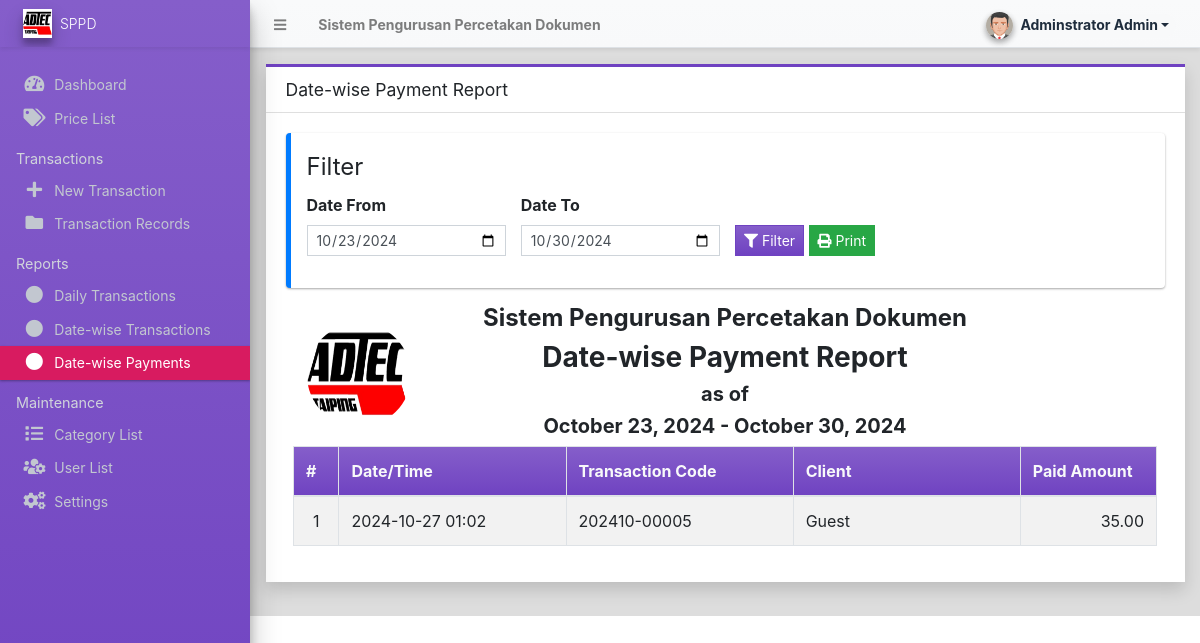
Page /admin/?page=reports/date_wise_payment (signed in) on the earlier database version.
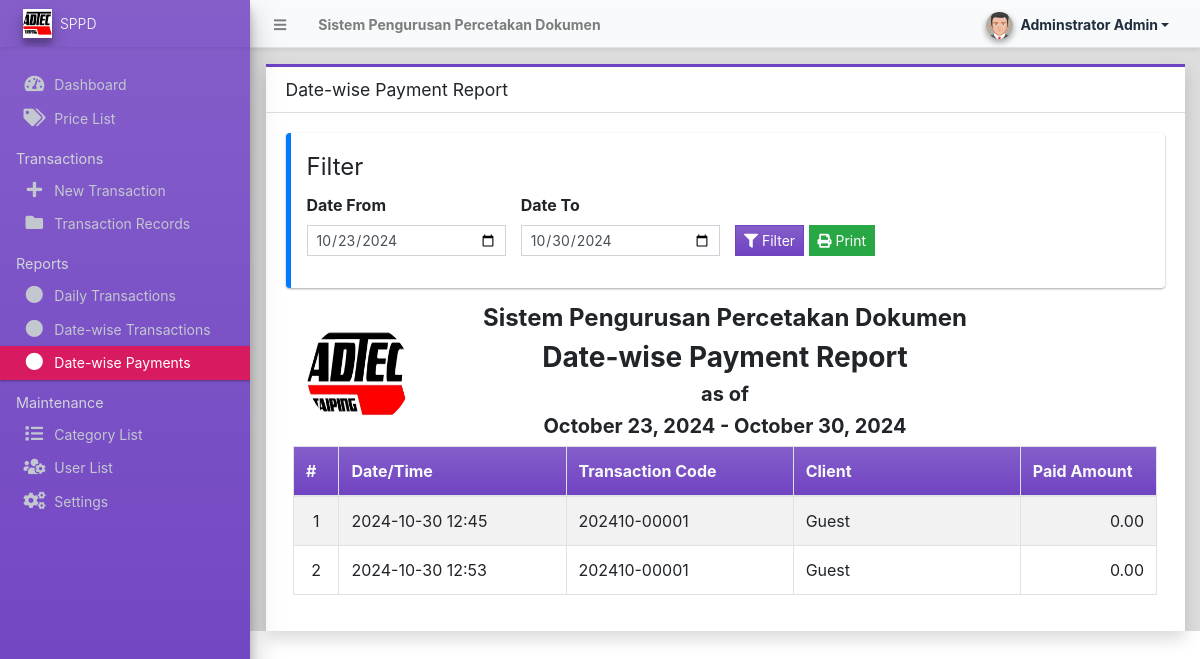
Same page on the later database version.
### tables this page shows
CREATE TABLE IF NOT EXISTS `payment_history` (
  `id` int NOT NULL AUTO_INCREMENT,
  `transaction_id` int NOT NULL,
  `amount` float NOT NULL DEFAULT '0',
  `method` varchar(50) DEFAULT NULL,
  `date_created` datetime NOT NULL DEFAULT CURRENT_TIMESTAMP,
  `date_updated` datetime DEFAULT NULL ON UPDATE CURRENT_TIMESTAMP,
  PRIMARY KEY (`id`),
  KEY `transaction_id` (`transaction_id`)
);

CREATE TABLE IF NOT EXISTS `transaction_list` (
  `id` int NOT NULL AUTO_INCREMENT,
  `code` varchar(100) NOT NULL,
  `user_id` int DEFAULT NULL,
  `client_name` text NOT NULL,
  `client_contact` text NOT NULL,
  `client_address` text NOT NULL,
  `total_amount` float NOT NULL DEFAULT '0',
  `paid_amount` float NOT NULL DEFAULT '0',
  `balance` float NOT NULL DEFAULT '0',
  `payment_status` tinyint(1) NOT NULL DEFAULT '0' COMMENT '0=Unpaid, 1=partially paid, 2= paid',
  `status` tinyint(1) NOT NULL DEFAULT '0' COMMENT '0=pending, 1= On-process, 2= done',
  `date_created` datetime NOT NULL DEFAULT CURRENT_TIMESTAMP,
  `date_updated` datetime DEFAULT NULL ON UPDATE CURRENT_TIMESTAMP,
  PRIMARY KEY (`id`)
);

### config.php (called while the page is built, shortened)
<?php
require_once('classes/DBConnection.php');
require_once('classes/SystemSettings.php');
function validate_image($file){
	if(!empty($file)){
        $ex = explode('?',$file);
        $file = $ex[0];
        $param =  isset($ex[1]) ? '?'.$ex[1]  : '';
		if(is_file(base_app.$file)){
			return base_url.$file.$param;
		}else{
			return base_url.'dist/img/no-image-available.png';
		}
	}else{
		return base_url.'dist/img/no-image-available.png';
	}
}
function isMobileDevice(){
    $aMobileUA = array(
        '/iphone/i' => 'iPhone',
        '/ipod/i' => 'iPod',
        '/ipad/i' => 'iPad',
        '/android/i' => 'Android',
        '/blackberry/i' => 'BlackBerry',
        '/webos/i' => 'Mobile'
    );
    return false;
}
?>

### classes/DBConnection.php (called while the page is built, shortened)
<?php
class DBConnection{
    private $host = DB_SERVER;
    private $username = DB_USERNAME;
    private $password = DB_PASSWORD;
    private $database = DB_NAME;
    public $conn;
    public function __construct(){
        if (!isset($this->conn)) {
            $this->conn = new mysqli($this->host, $this->username, $this->password, $this->database);
        }
    }
}
?>

### classes/SystemSettings.php (called while the page is built, shortened)
<?php
class SystemSettings extends DBConnection{
	function userdata($field = ''){
		if(!empty($field)){
			if(isset($_SESSION['userdata'][$field]))
				return $_SESSION['userdata'][$field];
			else
				return null;
		}else{
			return false;
		}
	}
	function info($field=''){
		if(!empty($field)){
			if(isset($_SESSION['system_info'][$field]))
				return $_SESSION['system_info'][$field];
			else
				return false;
		}else{
			return false;
		}
	}
}
$_settings = new SystemSettings();
?>

### admin/reports/date_wise_payment.php (the view, shortened to what this page needs)
<?php
$from = isset($_GET['from']) ? $_GET['from'] : date("Y-m-d",strtotime(date("Y-m-d")." -1 week"));
$to = isset($_GET['to']) ? $_GET['to'] : date("Y-m-d",strtotime(date("Y-m-d")));
?>
<div class="card card-outline card-purple rounded-0 shadow">
	<div class="card-header">
		<h3 class="card-title">Date-wise Payment Report</h3>
	</div>
	<div class="card-body">
		<div class="callout border-primary">
			<fieldset>
				<legend>Filter</legend>
					<form action="" id="filter">
						<div class="row align-items-end">
							<div class="form-group col-md-3">
								<label for="from" class="control-label">Date From</label>
                                <input type="date" name="from" id="from" value="<?= $from ?>" class="form-control form-control-sm rounded-0">
							</div>
							<div class="form-group col-md-3">
								<label for="to" class="control-label">Date To</label>
                                <input type="date" name="to" id="to" value="<?= $to ?>" class="form-control form-control-sm rounded-0">
							</div>
							<div class="form-group col-md-4">
                                <button class="btn btn-primary btn-flat btn-sm"><i class="fa fa-filter"></i> Filter</button>
			                    <button class="btn btn-sm btn-flat btn-success" type="button" id="print"><i class="fa fa-print"></i> Print</button>
							</div>
						</div>
					</form>
			</fieldset>
		</div>
		<div id="outprint">
        <div class="container-fluid">
			<div class="row">
				<div class="col-2 d-flex justify-content-center align-items-center">
					<img src="<?= validate_image($_settings->info('logo')) ?>" class="img-circle" id="sys_logo" alt="System Logo">
				</div>
				<div class="col-8">
					<h4 class="text-center"><b><?= $_settings->info('name') ?></b></h4>
					<h3 class="text-center"><b>Date-wise Payment Report</b></h3>
					<h5 class="text-center"><b>as of</b></h5>
					<h5 class="text-center"><b><?= date("F d, Y", strtotime($from)). " - ".date("F d, Y", strtotime($to)) ?></b></h5>
				</div>
				<div class="col-2"></div>
			</div>
			<table class="table table-bordered table-hover table-striped">
				<colgroup>
					<col width="5%">
					<col width="25%">
					<col width="25%">
					<col width="25%">
					<col width="15%">
				</colgroup>
				<thead>
					<tr class="bg-gradient-purple text-light">
						<th>#</th>
						<th>Date/Time</th>
						<th>Transaction Code</th>
						<th>Client</th>
						<th>Paid Amount</th>
					</tr>
				</thead>
				<tbody>
					<?php
						$i = 1;
						$qry = $conn->query("SELECT p.*,t.code, t.client_name from `payment_history` p inner join `transaction_list` t on p.transaction_id = t.id where date(p.date_created) between '{$from}' and '{$to}' order by unix_timestamp(p.date_created) asc ");
						while($row = $qry->fetch_assoc()):
					?>
						<tr>
							<td class="text-center"><?php echo $i++; ?></td>
							<td class=""><?php echo date("Y-m-d H:i",strtotime($row['date_created'])) ?></td>
							<td class=""><p class="m-0"><?php echo $row['code'] ?></p></td>
							<td class=""><p class="m-0"><?php echo $row['client_name'] ?></p></td>
							<td class="text-right"><?= number_format($row['amount'],2) ?></td>
						</tr>
					<?php endwhile; ?>
				</tbody>
			</table>
		</div>
		</div>
	</div>
</div>

### admin/index.php (shortened to what this page needs)
<?php require_once('../config.php'); ?>
 <!DOCTYPE html>
<html lang="en" class="" style="height: auto;">
<?php require_once('inc/header.php') ?>
  <body class="layout-fixed control-sidebar-slide-open layout-navbar-fixed" data-new-gr-c-s-check-loaded="14.991.0" data-gr-ext-installed="" style="height: auto;">
    <div class="wrapper">
     <?php require_once('inc/topBarNav.php') ?>
     <?php require_once('inc/navigation.php') ?>
     <?php $page = isset($_GET['page']) ? $_GET['page'] : 'home';  ?>
      <div class="content-wrapper pt-3" style="min-height: 567.854px;">
        <section class="content ">
          <div class="container-fluid">
            <?php
              if(!file_exists($page.".php") && !is_dir($page)){
                  include '404.html';
              }else{
                if(is_dir($page))
                  include $page.'/index.php';
                else
                  include $page.'.php';
              }
            ?>
          </div>
        </section>
      </div>
      <?php require_once('inc/footer.php') ?>
  </body>
</html>

### admin/inc/header.php (shortened to what this page needs)
<head>
    <link rel="stylesheet" href="<?php echo base_url ?>plugins/fontawesome-free/css/all.min.css">
    <link rel="stylesheet" href="<?php echo base_url ?>plugins/tempusdominus-bootstrap-4/css/tempusdominus-bootstrap-4.min.css">
  <link rel="stylesheet" href="<?php echo base_url ?>plugins/datatables-bs4/css/dataTables.bootstrap4.min.css">
  <link rel="stylesheet" href="<?php echo base_url ?>plugins/datatables-responsive/css/responsive.bootstrap4.min.css">
  <link rel="stylesheet" href="<?php echo base_url ?>plugins/datatables-buttons/css/buttons.bootstrap4.min.css">
  <link rel="stylesheet" href="<?php echo base_url ?>plugins/select2/css/select2.min.css">
  <link rel="stylesheet" href="<?php echo base_url ?>plugins/select2-bootstrap4-theme/select2-bootstrap4.min.css">
    <link rel="stylesheet" href="<?php echo base_url ?>plugins/icheck-bootstrap/icheck-bootstrap.min.css">
    <link rel="stylesheet" href="<?php echo base_url ?>plugins/jqvmap/jqvmap.min.css">
    <link rel="stylesheet" href="<?php echo base_url ?>plugins/fullcalendar/main.css">
    <link rel="stylesheet" href="<?php echo base_url ?>dist/css/adminlte.css">
    <link rel="stylesheet" href="<?php echo base_url ?>dist/css/custom.css">
    <link rel="stylesheet" href="<?php echo base_url ?>plugins/overlayScrollbars/css/OverlayScrollbars.min.css">
    <link rel="stylesheet" href="<?php echo base_url ?>plugins/daterangepicker/daterangepicker.css">
    <link rel="stylesheet" href="<?php echo base_url ?>plugins/summernote/summernote-bs4.min.css">
  <link rel="stylesheet" href="<?php echo base_url ?>plugins/sweetalert2-theme-bootstrap-4/bootstrap-4.min.css">
  </head>

### admin/inc/topBarNav.php (shortened to what this page needs)
<nav class="main-header navbar navbar-expand navbar-light border-top-0  border-left-0 border-right-0 text-sm shadow-sm bg-gradient-light">
  <ul class="navbar-nav">
    <li class="nav-item">
    <a class="nav-link" data-widget="pushmenu" href="#" role="button"><i class="fas fa-bars"></i></a>
    </li>
    <li class="nav-item d-none d-sm-inline-block">
      <a href="<?php echo base_url ?>" class="nav-link"><b><?php echo (!isMobileDevice()) ? $_settings->info('name'):$_settings->info('short_name'); ?></b></a>
    </li>
  </ul>
  <ul class="navbar-nav ml-auto">
    <li class="nav-item">
      <div class="btn-group nav-link">
            <button type="button" class="btn btn-rounded badge badge-light dropdown-toggle dropdown-icon" data-toggle="dropdown">
              <span><img src="<?php echo validate_image($_settings->userdata('avatar')) ?>" class="img-circle elevation-2 user-img" alt="User Image"></span>
              <span class="ml-3"><?php echo ucwords($_settings->userdata('firstname').' '.$_settings->userdata('lastname')) ?></span>
            </button>
        </div>
    </li>
  </ul>
</nav>

### admin/inc/navigation.php (shortened to what this page needs)
<aside class="main-sidebar sidebar-dark-maroon elevation-4 sidebar-no-expand bg-gradient-purple">
  <a href="<?php echo base_url ?>admin" class="brand-link bg-transparent text-sm border-0 shadow-sm">
  <img src="<?php echo validate_image($_settings->info('logo'))?>" alt="Store Logo" class="brand-image elevation-3 bg-white" style="width: 1.8rem;height: 1.8rem;max-height: unset;object-fit:scale-down;object-position:center center">
  <span class="brand-text font-weight-light"><?php echo $_settings->info('short_name') ?></span>
  </a>
  <div class="sidebar os-host os-theme-light os-host-overflow os-host-overflow-y os-host-resize-disabled os-host-transition os-host-scrollbar-horizontal-hidden">
    <div class="os-content-glue" style="margin: 0px -8px; width: 249px; height: 646px;"></div>
    <div class="os-padding">
      <div class="os-viewport os-viewport-native-scrollbars-invisible" style="overflow-y: scroll;">
        <div class="os-content" style="padding: 0px 8px; height: 100%; width: 100%;">
          <nav class="mt-4">
             <ul class="nav nav-pills nav-sidebar flex-column text-sm nav-compact nav-flat nav-child-indent nav-collapse-hide-child" data-widget="treeview" role="menu" data-accordion="false">
              <li class="nav-item dropdown">
                <a href="./" class="nav-link nav-home">
                  <i class="nav-icon fas fa-tachometer-alt"></i>
                  <p>
                    Dashboard
                  </p>
                </a>
              </li>
              <li class="nav-item">
                <a href="<?php echo base_url ?>admin/?page=prices" class="nav-link nav-prices">
                  <i class="nav-icon fas fa-tags"></i>
                  <p>
                    Price List
                  </p>
                </a>
              </li>
              <li class="nav-header">Transactions</li>
              <li class="nav-item dropdown">
                <a href="<?php echo base_url ?>admin/?page=transactions/manage_transaction" class="nav-link nav-transactions_manage_transaction">
                  <i class="nav-icon fas fa-plus"></i>
                  <p>
                    New Transaction
                  </p>
                </a>
              </li>
              <li class="nav-item">
                <a href="<?php echo base_url ?>admin/?page=transactions" class="nav-link nav-transactions">
                  <i class="nav-icon fas fa-folder"></i>
                  <p>
                    Transaction Records
                  </p>
                </a>
              </li>
              <?php if($_settings->userdata('type') == 1): ?>
              <li class="nav-header">Reports</li>
                <li class="nav-item dropdown">
                  <a href="<?php echo base_url ?>admin/?page=reports/daily_transaction" class="nav-link nav-reports_daily_transaction">
                    <i class="nav-icon fas fa-circle"></i>
                    <p>
                      Daily Transactions
                    </p>
                  </a>
                </li>
                <li class="nav-item dropdown">
                  <a href="<?php echo base_url ?>admin/?page=reports/date_wise_transaction" class="nav-link nav-reports_date_wise_transaction">
                    <i class="nav-icon fas fa-circle"></i>
                    <p>
                      Date-wise Transactions
                    </p>
                  </a>
                </li>
                <li class="nav-item dropdown">
                  <a href="<?php echo base_url ?>admin/?page=reports/date_wise_payment" class="nav-link nav-reports_date_wise_payment">
                    <i class="nav-icon fas fa-circle"></i>
                    <p>
                      Date-wise Payments
                    </p>
                  </a>
                </li>
              <li class="nav-header">Maintenance</li>
              <li class="nav-item dropdown">
                <a href="<?php echo base_url ?>admin/?page=categories" class="nav-link nav-categories">
                  <i class="nav-icon fas fa-list"></i>
                  <p>
                   Category List
                  </p>
                </a>
              </li>
              <li class="nav-item dropdown">
                <a href="<?php echo base_url ?>admin/?page=user/list" class="nav-link nav-user_list">
                  <i class="nav-icon fas fa-users-cog"></i>
                  <p>
                    User List
                  </p>
                </a>
              </li>
              <li class="nav-item dropdown">
                <a href="<?php echo base_url ?>admin/?page=system_info" class="nav-link nav-system_info">
                  <i class="nav-icon fas fa-cogs"></i>
                  <p>
                    Settings
                  </p>
                </a>
              </li>
              <?php endif; ?>
            </ul>
          </nav>
        </div>
      </div>
    </div>
  </div>
</aside>

### admin/inc/footer.php (shortened to what this page needs)
</div>

### admin/inc/topBarNav.php (style rules this page uses)
.user-img { position: absolute; height: 27px; width: 27px; object-fit: cover; left: -7%; top: -12%; }
.btn-rounded { border-radius: 50px; }

### admin/reports/date_wise_payment.php (style rules this page uses)
#sys_logo { object-fit:cover; object-position:center center; width: 6.5em; height: 6.5em; }

Differences in the rows shown:
removed payment_history: date_created "2024-10-27 01:02", transaction.code "202410-00005", transaction.client_name "Guest", amount "35.00"
added payment_history: date_created "2024-10-30 12:45", transaction.code "202410-00001", transaction.client_name "Guest", amount "0.00"
added payment_history: date_created "2024-10-30 12:53", transaction.code "202410-00001", transaction.client_name "Guest", amount "0.00"
